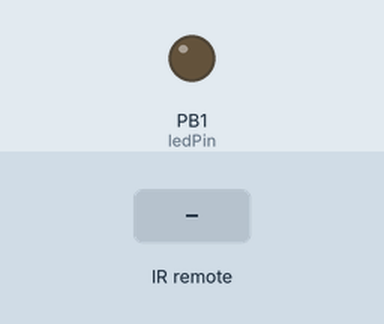
Simulated run of this sketch. Board: ATtiny85, built with avr-gcc and run on an emulated ATtiny85. Parts: output pins drawn as LEDs (lit = HIGH). Wiring (inferred from the names in the program): IR receiver: data PB2. Inputs (shaded band) come from the test bench.

Above: at 1.2 s.
1.3 s: infrared code 0x4A received
Timing chart, 0 to 4.3 s (numbered marks = the images above; inputs shaded):
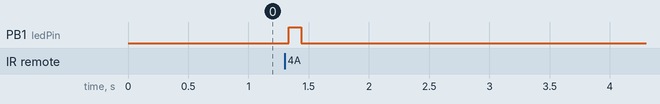

Measured:
- after the input at 1.3 s, PB1 (ledPin): LOW → HIGH at once, → LOW 0.10 s later

The sketch:

mediaIRkeyOnly.ino
```cpp
#include "DigiKeyboard.h"

// not all keys are mapped in the DigiKeyboard.h file.
// you have to map it here
#define KEY_HOME   0x4A
#define KEY_PAGE_UP   0x4B
#define KEY_PAGE_DOWN   0x4E
#define KEY_ESCAPE   0x29
#define KEY_UP_ARROW   0x52
#define KEY_DOWN_ARROW   0x51
#define KEY_LEFT_ARROW   0x50
#define KEY_RIGHT_ARROW   0x4F

//defined by tingpan
#define KEY_ESC   0x1B
#define KEY_UP   0x26
#define KEY_DOWN   0x28
#define KEY_LEFT  0x25
#define KEY_RIGHT   0x27
#define KEY_LEFT_CLIK  0x01
#define KEY_RIGHT_CLIk   0x02

int irPin = 2; //Sensor pin connect to digital pin2 (ATINY85 pin7)
int ledPin = 1;
int start_bit = 2200; //Start bit threshold (Microseconds)
int bin_1 = 1000; //Binary 1 threshold (Microseconds)
int bin_0 = 400; //Binary 0 threshold (Microseconds)
const byte BIT_PER_BLOCK = 32;

void setup() {
  pinMode(irPin, INPUT);
  pinMode(ledPin, OUTPUT);
}

void loop() {
  DigiKeyboard.update(); // keep updating the keyboard
  // this is generally not necessary but with some older systems it seems to
  // prevent missing the first character after a delay:

  DigiKeyboard.sendKeyStroke(0);

  int key = getIRKey();        //Fetch the key
  if (key != 0 && key != -1) //Ignore keys that are zero
  {
    //    DigiKeyboard.println(key);
    switch (key)
    {
      case 13: DigiKeyboard.print("0"); break;
      case 12: DigiKeyboard.print("1"); break;
      case 24: DigiKeyboard.print("2"); break;
      case 94: DigiKeyboard.print("3"); break;
      case 8: DigiKeyboard.print("4"); break;
      case 28: DigiKeyboard.print("5"); break;
      case 90: DigiKeyboard.print("6"); break;
      case 66: DigiKeyboard.print("7"); break;
      case 82: DigiKeyboard.print("8"); break;
      case 74: DigiKeyboard.print("9"); break;
      case 71: DigiKeyboard.sendKeyStroke(KEY_ENTER); break;
      case 69: DigiKeyboard.sendKeyStroke(KEY_ESCAPE); break;
      case 68: DigiKeyboard.sendKeyStroke(KEY_LEFT_ARROW); break;
      case 67: DigiKeyboard.sendKeyStroke(KEY_RIGHT_ARROW); break;
      case 64: DigiKeyboard.sendKeyStroke(KEY_DOWN_ARROW); break;
      case 70: DigiKeyboard.sendKeyStroke(KEY_UP_ARROW); break;

    }
  }
}

/////////////////////////////////////////////////////////////
// decode infrared signal
/////////////////////////////////////////////////////////////
int getIRKey() {
  int data[BIT_PER_BLOCK];
  int i;
  while (pulseIn(irPin, HIGH) < start_bit); //Wait for a start bit

  digitalWrite(ledPin, HIGH);

  for (i = 0 ; i < BIT_PER_BLOCK ; i++)
    data[i] = pulseIn(irPin, HIGH); //Start measuring bits, I only want HIGH pulses

  delay(50);
  for (i = 0 ; i < BIT_PER_BLOCK ; i++) //Parse them
  {
    if (data[i] > bin_1) //is it a 1?
      data[i] = 1;
    else if (data[i] > bin_0) //is it a 0?
      data[i] = 0;
    else {
      digitalWrite(ledPin, LOW);
      return -1; //Flag the data as invalid; Return -1 on invalid data
    }
  }

  //based on NEC protocol, command data started from bit 16
  //and end with bit 24 (8 bits long)
  int result = 0;
  for (i = 16 ; i < 24; i++) {
    //DigiKeyboard.print(data[i]); //print out the value of button in binary form
    if (data[i] == 1) result |= (1 << i - 16); // convert="" data="" bits="" to="" integer
  }

  digitalWrite(ledPin, LOW);

  return result; //Return key number
}
```
